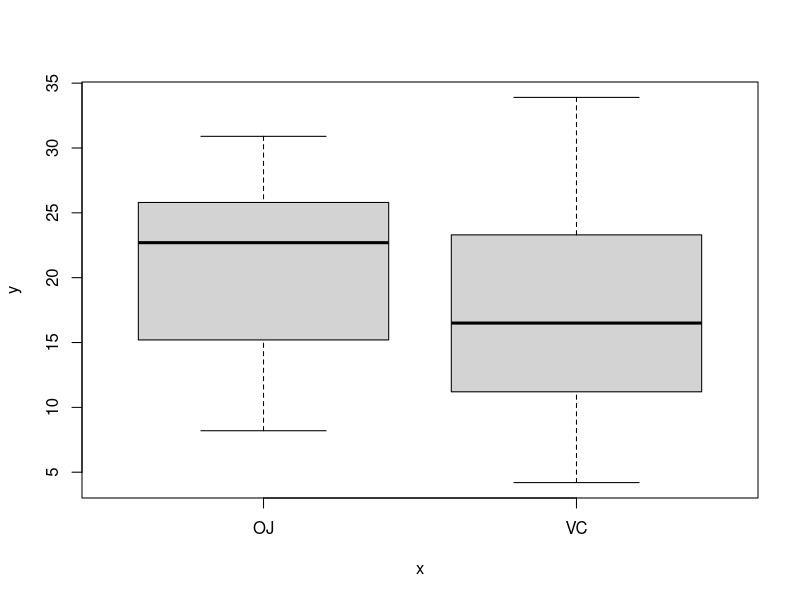
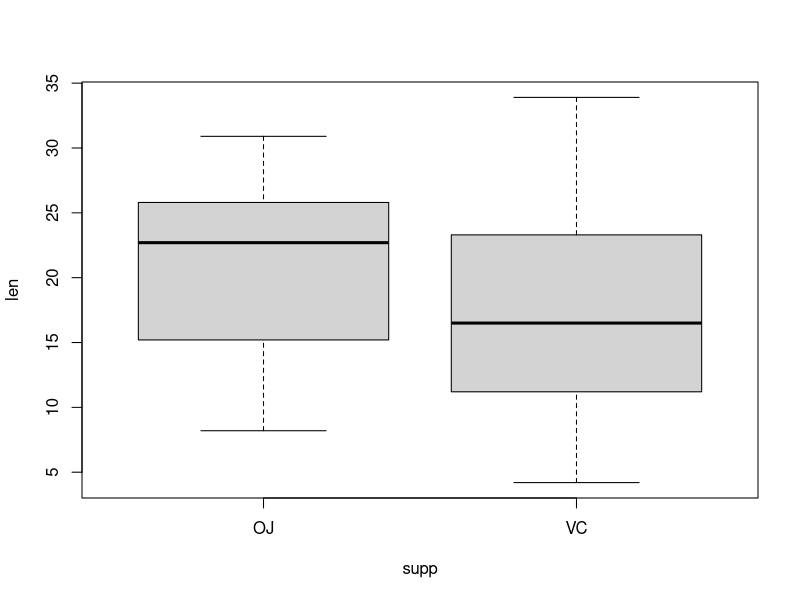
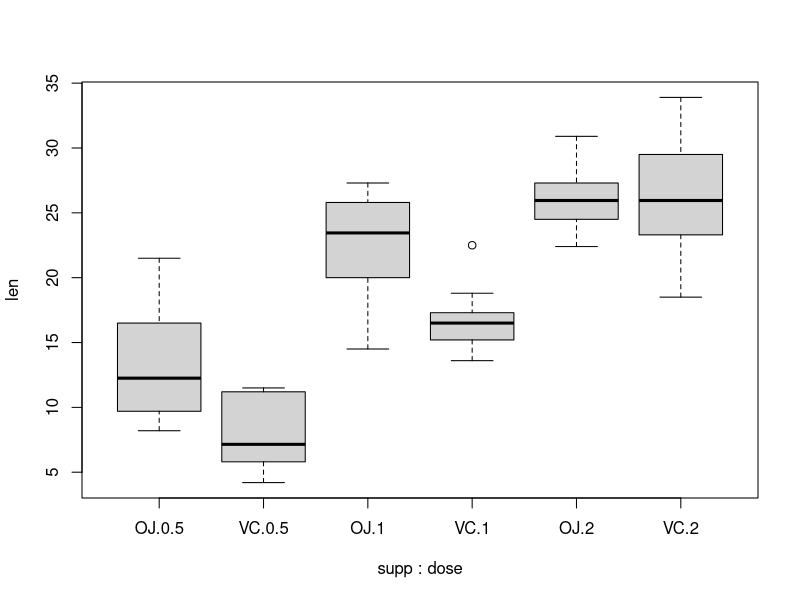
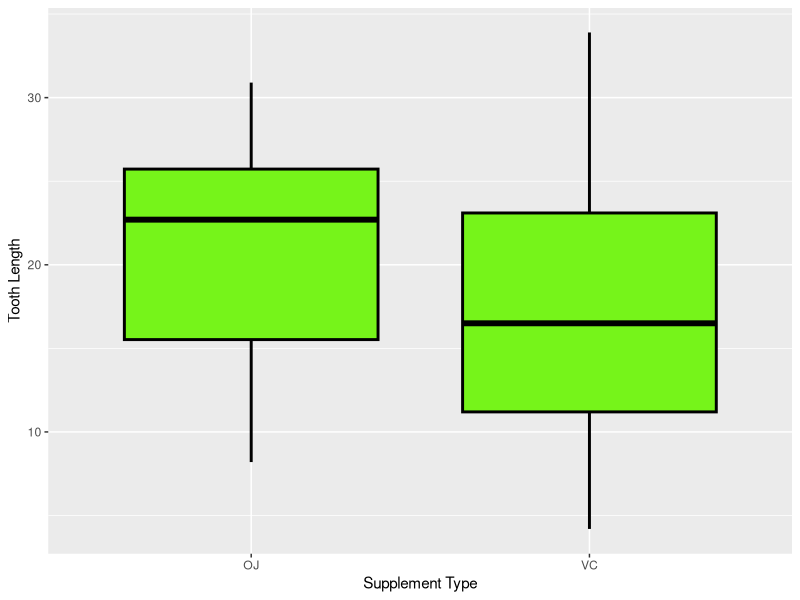
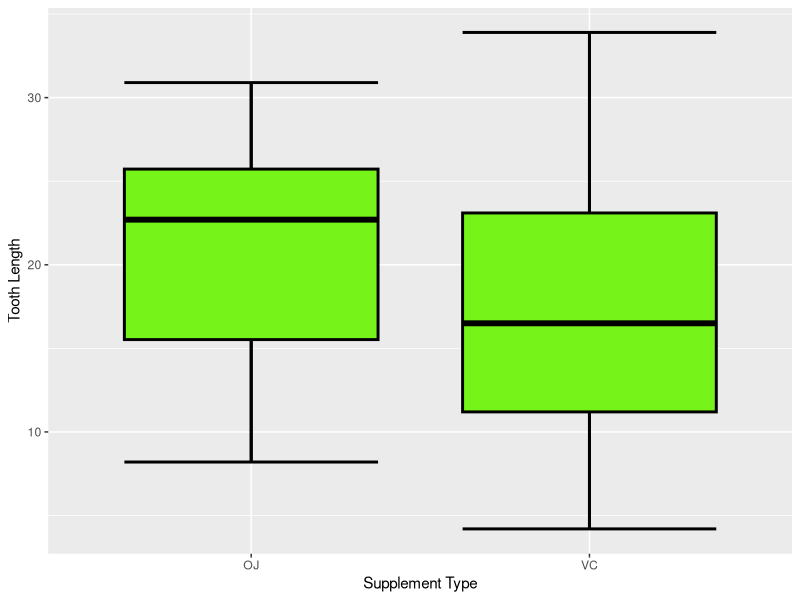
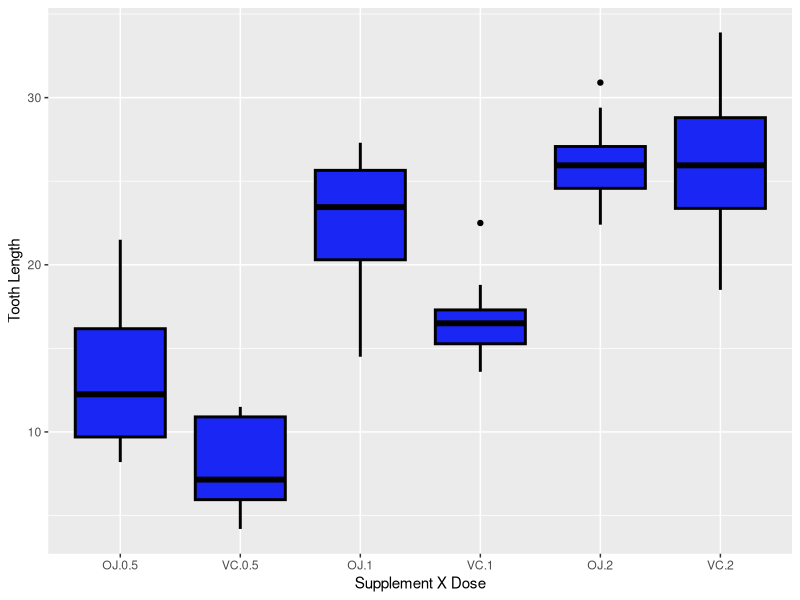

R code for these plots, in order:
?ToothGrowth
names(ToothGrowth)
# using Base R
plot(ToothGrowth$supp, ToothGrowth$len)
boxplot(len ~ supp, data = ToothGrowth)
boxplot(len ~ supp + dose, data = ToothGrowth)

# using ggplot
library(tidyverse)
ToothGrowth %>%
  ggplot(aes(x = supp, y = len)) +
  geom_boxplot(fill = "#76F41A", col = "black", linewidth = 1) +
  labs(x = "Supplement Type", y = "Tooth Length")

ToothGrowth %>%
  ggplot(aes(x = supp, y = len)) +
  stat_boxplot(geom = "errorbar", linewidth = 1) +
  geom_boxplot(fill = "#76F41A", col = "black", linewidth = 1) +
  labs(x = "Supplement Type", y = "Tooth Length")

ToothGrowth %>%
  ggplot(aes(x = interaction(supp, dose), y = len)) +
  geom_boxplot(fill = "#1A27F4", col = "black", linewidth = 1) +
  labs(x = "Supplement X Dose", y = "Tooth Length")
